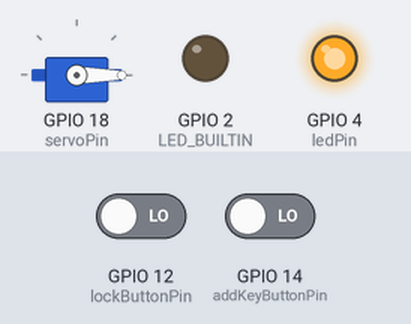
This sketch was run on a simulated ESP32. Shown: servo, output pins drawn as LEDs (lit = HIGH). Inputs (shaded band) come from the test bench; at power-on: GPIO 12 (lockButtonPin) LOW, GPIO 14 (addKeyButtonPin) LOW. Nothing arrives over Bluetooth unless stated; a phone connects over Bluetooth LE 3 s after start; what the sketch prints to the serial monitor is not drawn.

Above: at 17.5 s.
17.6 s: GPIO 12 (lockButtonPin) driven HIGH and GPIO 14 (addKeyButtonPin) driven HIGH
At 27.8 s:
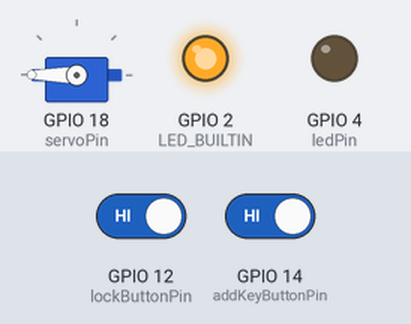
34.4 s: GPIO 12 (lockButtonPin) driven LOW
At 36.58 s:
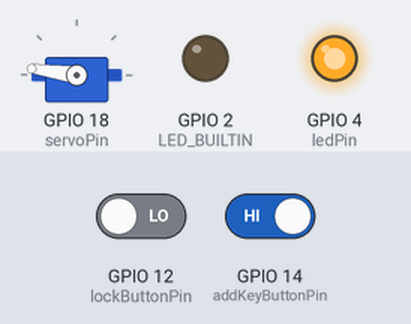
48.4 s: GPIO 12 (lockButtonPin) driven HIGH
At 55.31 s:
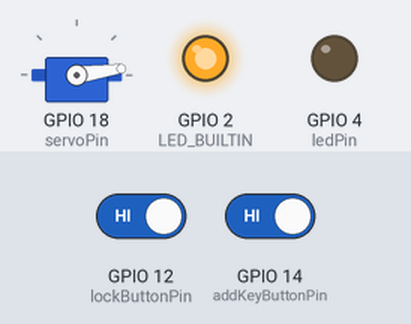
Timing chart, 0 to 59.4 s (numbered marks = the images above; inputs shaded):
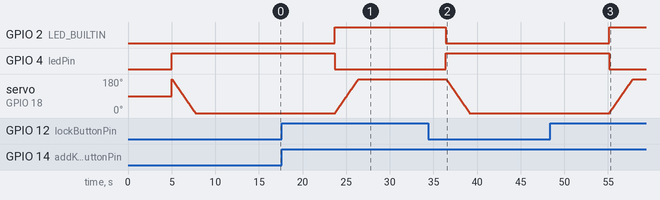

The sketch:

smart_lock_BLE-scan-server.ino
```cpp
/*
   Smart Lock PoC: Lock and unlock based on smartphone or smartwatch proximity.
   Developed by Carlos Alberto Meier Basso
   The BLE Server implementation and the BLE Scanner implementation was based on Neil Kolban examples adapted to ESP32 by Evandro Copercini.

   GPIO Map:
    4 : Turns on a led to indicate the door is locked
    12: A button to lock or unlock the door from inside
    14: A button to add a new key device (that must be connected on the BLE Server)
    17: solenoid control - to use solenoid mechanism, the var useSolenoid must be true;
    18: servo control (yellow) - to use a servo, the var useServo must be true;
    25 or LED_BUILTIN - turns on a LED when a key device is in the unlock area
*/

#include <BLEDevice.h>
#include <BLEUtils.h>
#include <BLEScan.h>
#include <BLEAdvertisedDevice.h>
#include <BLEServer.h>

// if using Servo: Include the ESP32 Arduino Servo Library instead of the original Arduino Servo Library
#include <ESP32Servo.h>
int servoPin = 18; //GPIO to attach servo control
Servo myservo;  // create servo object to control a servo
const bool useServo = true; //if using a servo to lock or unlock
int solenoidPin = 17; //GPIO to attach solenoid control
const bool useSolenoid = true; //if using a solenoid to lock or unlock

//Server definitions and vars
// See the following for generating UUIDs:
// https://www.uuidgenerator.net/
#define SERVICE_UUID        "4fafc201-1fb5-459e-8fcc-c5c9c331914b"
#define CHARACTERISTIC_UUID "beb5483e-36e1-4688-b7f5-ea07361b26a8"
bool deviceConnected = false;
char remoteAddress[18];


//scan definitions and vars
const int MAX_KEYS = 3;
String knownBLEAddresses[MAX_KEYS] = {"77:a1:20:82:0a:4f", "", ""};
int RSSI_THRESHOLD = -100;
bool device_found;
int scanTime = 5; //In seconds
BLEScan* pBLEScan;

//periferrals definitions and vars
const int addKeyButtonPin = 14;
const int lockButtonPin = 12;
const int ledPin = 4; //show if door is locked
int buttonState = 0;
const bool useHall = false; //if using hall sensor to verify if the door is closed, use "true"
bool locked = false; //status if the door is locked or not

// calback do server
//Setup callbacks onConnect and onDisconnect
class MyServerCallbacks: public BLEServerCallbacks {
	void onConnect(BLEServer* pServer, esp_ble_gatts_cb_param_t *param) {

		//char remoteAddress[18];
    Serial.print("Dispositivo BLE conectado com o MAC: ");
		sprintf(
			remoteAddress,
			"%.2x:%.2x:%.2x:%.2x:%.2x:%.2x",
			param->connect.remote_bda[0],
			param->connect.remote_bda[1],
			param->connect.remote_bda[2],
			param->connect.remote_bda[3],
			param->connect.remote_bda[4],
			param->connect.remote_bda[5]
		);

		ESP_LOGI(LOG_TAG, "myServerCallback onConnect, MAC: %s", remoteAddress);

		deviceConnected = true;
    Serial.println(remoteAddress);
	}
  void onDisconnect(BLEServer* pServer) {
    Serial.println("Dispositivo BLE desconectado.");
    deviceConnected = false;
  }
};

//callback do scan
class MyAdvertisedDeviceCallbacks: public BLEAdvertisedDeviceCallbacks {
    void onResult(BLEAdvertisedDevice advertisedDevice) {
      for (int i = 0; i < (sizeof(knownBLEAddresses) / sizeof(knownBLEAddresses[0])); i++)
      {
        //Uncomment to Enable Debug Information
        //Serial.println("*************Start**************");
        //Serial.println(sizeof(knownBLEAddresses));
        //Serial.println(sizeof(knownBLEAddresses[0]));
        //Serial.println(sizeof(knownBLEAddresses)/sizeof(knownBLEAddresses[0]));
        //Serial.println(advertisedDevice.getAddress().toString().c_str());
        //Serial.println(knownBLEAddresses[i].c_str());
        //Serial.println("*************End**************");
        if (strcmp(advertisedDevice.getAddress().toString().c_str(), knownBLEAddresses[i].c_str()) == 0)
        {
          device_found = true;
          Serial.println("Dispositivo chave detectado!");
          break;
        }
        else
          device_found = false;
      }
      Serial.printf("Advertised Device: %s RSSI: %d \n", advertisedDevice.getAddress().toString().c_str(), advertisedDevice.getRSSI() );
      Serial.println(advertisedDevice.toString().c_str()); //debug only
    }
};

void addKey() { //adds a new key to the keys array
  bool added = false;
  for (int i = 0; i < MAX_KEYS; i++) {
    if (!added && knownBLEAddresses[i].c_str() == "") {
       knownBLEAddresses[i] = remoteAddress; // <<<<<<<<converter para string????
       added=true;
    }
    else if (knownBLEAddresses[i].c_str() == remoteAddress) {
      if (added) {//if key already present on array and already added, remove it to avoid key duplicity
        knownBLEAddresses[i] = "";
      }
      added == true; //key already added
    }
  }
  if (added) {//debug only
    Serial.printf("Key %s added successfully!", remoteAddress);
  }
  else {
    Serial.printf("Key %s NOT added! Maybe there is no space for new keys (Max: %i keys).", remoteAddress, MAX_KEYS);
  }
}

bool doorClosed() { //verify if the Hall sensor should be used and verify if the door is closed (returns true if hall is not being considered or if the door is closed)
  if (useHall && hallRead() > 0) { //if considering the Hall sensor and it not near the magnet, then it's opened (verify values according your magnet and position)
    Serial.println("Hall detects door opened.");
    return false;
  }
  Serial.println("Hall detects door closed or sensor disabled.");
  return true; //if not considering Hall sensor, returns true, as the door is closed.
}

void unlockByServo() { //unlock the door using a servo
  Serial.println("Unlocking by servo");
  for (int pos = 0; pos <= 180; pos += 1) {
    // in steps of 1 degree
    myservo.write(pos);
    delay(15); // waits 15ms to reach the position
  }
}
void lockByServo() { //lock the door using a servo
  Serial.println("Locking by servo");
  for (int pos = 180; pos >= 0; pos -= 1) {
    myservo.write(pos);
    delay(15); // waits 15ms to reach the position
  }
}


void setup() {
  Serial.begin(115200);
  pinMode(LED_BUILTIN, OUTPUT);
  pinMode(ledPin, OUTPUT);
  pinMode(addKeyButtonPin, INPUT);
  pinMode(lockButtonPin, INPUT);

/////server
  //create BLE device
  BLEDevice::init("Fechadura Smart");
  //create BLE server
  BLEServer *pServer = BLEDevice::createServer();
  pServer->setCallbacks(new MyServerCallbacks());
  //create BLE service
  BLEService *pService = pServer->createService(SERVICE_UUID);
  BLECharacteristic *pCharacteristic = pService->createCharacteristic(
                                         CHARACTERISTIC_UUID,
                                         BLECharacteristic::PROPERTY_READ |
                                         BLECharacteristic::PROPERTY_WRITE
                                       );

  pCharacteristic->setValue("Characteristic value...");
  //start service and advertising
  pService->start();
  BLEAdvertising *pAdvertising = BLEDevice::getAdvertising();
  pAdvertising->addServiceUUID(SERVICE_UUID);
  pAdvertising->setScanResponse(true);
  pAdvertising->setMinPreferred(0x06);  // functions that help with iPhone connections issue
  pAdvertising->setMinPreferred(0x12);
  BLEDevice::startAdvertising();


/////scanner
  Serial.println("Scanning...");

  //BLEDevice::init("Fechadura");
  pBLEScan = BLEDevice::getScan(); //create new scan
  pBLEScan->setAdvertisedDeviceCallbacks(new MyAdvertisedDeviceCallbacks());
  pBLEScan->setActiveScan(true); //active scan uses more power, but get results faster
  pBLEScan->setInterval(100);
  pBLEScan->setWindow(99);  // less or equal setInterval value

//////servo
  myservo.setPeriodHertz(50);// Standard 50hz servo
  myservo.attach(servoPin, 500, 2400);   // attaches the servo on pin 18
}


void proceedUnlocking() {
  Serial.println("Unlock the Door!");
  digitalWrite(LED_BUILTIN, HIGH);
  digitalWrite(ledPin, LOW);
  if (useServo) unlockByServo();
  if (useSolenoid) digitalWrite(solenoidPin, HIGH);
  locked = false;
  delay(5000);
  /*if (useSolenoid) { //solenoid shouldn't be HIGH for more than 5 seconds. If needed, it will repeat the process.
    digitalWrite(solenoidPin, LOW);
    locked = true;
  }*/
}
void proceedLocking() {
  Serial.println("Lock the door");
  digitalWrite(LED_BUILTIN, LOW);
  digitalWrite(ledPin, HIGH);
  if (useServo)    lockByServo();
  if (useSolenoid) digitalWrite(solenoidPin, LOW);
  locked = true;
}

void loop() {

//Button control loops
  buttonState = digitalRead(addKeyButtonPin);
  if (buttonState == HIGH) { //if pressed
    Serial.println("Add key button pressed");
    if (deviceConnected) {
      addKey();
    }
  }
  buttonState = digitalRead(lockButtonPin);
  if (buttonState == HIGH) {
    if (locked) {
      proceedUnlocking();
    }
    else {
      proceedLocking();
    }
  }

//SCAN  control loops
  BLEScanResults foundDevices = pBLEScan->start(scanTime, false);

  //for (int i = 0; i < foundDevices.getCount(); i++) {
  //  BLEAdvertisedDevice device = foundDevices.getDevice(i);

    //Proceed Unlocking
    if (/*rssi > RSSI_THRESHOLD &&*/ device_found == true && locked && doorClosed())   {
      proceedUnlocking();
      //break;
    }
  //}

  //Proceed Locking
  if (!device_found && !locked && doorClosed()) {
    proceedLocking();
  }
  delay(2000);
  pBLEScan->clearResults();   // delete results fromBLEScan buffer to release memory

}
```

Measured:
- after the input at 17.6 s, GPIO 2 (LED_BUILTIN): LOW → HIGH after 6.1 s; GPIO 4 (ledPin): HIGH → LOW after 6.1 s; servo on GPIO 18 (servoPin): moves from 0° to 180° over 2.7 s, starting after 6.2 s
- after the input at 34.4 s, GPIO 2 (LED_BUILTIN): goes on until 36.4 s, then stays LOW; GPIO 4 (ledPin): goes on until 36.4 s, then stays HIGH; servo on GPIO 18 (servoPin): goes on until 39.1 s, then stays 0°
- after the input at 48.4 s, GPIO 2 (LED_BUILTIN): LOW → HIGH after 6.8 s; GPIO 4 (ledPin): HIGH → LOW after 6.8 s; servo on GPIO 18 (servoPin): moves from 0° to 180° over 2.7 s, starting after 6.8 s
